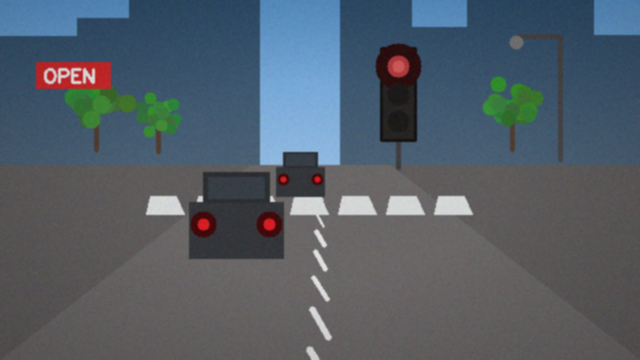
#> input picture pkg_tl1/img/tl_day_red.png, 640 x 360 px
$ python 01_channels.py
#> lines starting #> are read from the running program, lines starting #| are printed output that depends on the picture
### pkg_tl1/common.py
"""공통 도우미 — 신호등 인식 실습 패키지 (1~3차시 공용)

경로, 입출력, 처리 함수를 모아 둔 제공 코드입니다.
학생이 수정할 필요는 없습니다.

headless 환경(서버·CI)에서 창 없이 확인만 하려면
환경변수 CV_HEADLESS=1 을 설정하고 실행합니다.
"""
import os
from pathlib import Path
import cv2
import numpy as np

ROOT = Path(__file__).resolve().parent
IMG = ROOT / "img"
OUT = ROOT / "output"
EXPECTED = ROOT / "expected"
OUT.mkdir(exist_ok=True)

HEADLESS = os.environ.get("CV_HEADLESS") == "1"

if HEADLESS:
    # 창을 띄울 수 없는 환경(서버·자동 채점)에서 GUI 호출을 무시합니다.
    # 학생용 코드는 순수 OpenCV 호출 그대로 두고, 여기서만 막습니다.
    cv2.namedWindow = lambda *a, **k: None
    cv2.createTrackbar = lambda *a, **k: None
    cv2.getTrackbarPos = lambda *a, **k: 0
    cv2.setMouseCallback = lambda *a, **k: None
    cv2.destroyAllWindows = lambda *a, **k: None
    cv2.imshow = lambda *a, **k: None


# ── 입출력 ────────────────────────────────────────────────
def load(name, gray=False):
    """img 폴더의 사진을 읽습니다. 실패하면 바로 알려 줍니다."""
#> called with name = 'tl_day_red.png', gray = False
    path = IMG / name
    img = cv2.imread(str(path), cv2.IMREAD_COLOR)
#> img is the input picture: shape (360, 640, 3); mean B, G, R 103.2, 93.5, 83.4
    if img is None:
        raise SystemExit(f"[오류] 사진을 열지 못했습니다: {path}")
    # 흑백은 항상 cvtColor 로 만듭니다. imread 의 흑백 모드와 값이 미세하게 다릅니다.
    return cv2.cvtColor(img, cv2.COLOR_BGR2GRAY) if gray else img


# [39 lines left out: functions open_video, frame_of, make_writer, not called in this run]


def save(name, img):
    """output 폴더에 저장하고 경로를 출력합니다."""
    path = OUT / name
    cv2.imwrite(str(path), img)
    print(f"[저장] {path}")
    return path


def show(title, img):
    """headless 환경에서는 창을 띄우지 않습니다."""
    if not HEADLESS:
        cv2.imshow(title, img)


_TICK = [0]


def wait(delay=0):
    """headless 환경에서는 키 입력이 없는 것으로 보고 즉시 반환합니다.
    무한 루프도 끝나도록 140번째 호출부터는 q 를 누른 것으로 처리합니다."""
    if HEADLESS:
        _TICK[0] += 1
        return ord("q") if _TICK[0] > 140 else 255
    return cv2.waitKey(delay) & 0xFF


def close():
    if not HEADLESS:
        cv2.destroyAllWindows()


def nothing(value):
    pass


# [4 lines left out: function stats, not called in this run]


def grid(cells, cols=2, size=(320, 180)):
    """결과들을 격자로 이어 붙여 한 장으로 만듭니다."""
    cw, ch = size
    cells = [c if c.ndim == 3 else cv2.cvtColor(c, cv2.COLOR_GRAY2BGR) for c in cells]
    rows = []
    for i in range(0, len(cells), cols):
        rows.append(np.hstack([cv2.resize(c, (cw, ch)) for c in cells[i:i + cols]]))
    return np.vstack(rows)


def tag(img, text, color=(255, 255, 255)):
    """결과 위에 영문 라벨을 얹습니다 (한글은 기본 글꼴로 표시되지 않습니다)."""
    out = img.copy()
    cv2.putText(out, text, (10, 26), cv2.FONT_HERSHEY_SIMPLEX, 0.62, (0, 0, 0), 4, cv2.LINE_AA)
    cv2.putText(out, text, (10, 26), cv2.FONT_HERSHEY_SIMPLEX, 0.62, color, 1, cv2.LINE_AA)
    return out


# ── 처리 함수 (이미지와 프레임에 똑같이 사용) ────────────────
# ── 신호등 색 범위 ────────────────────────────────────────
# 수업에서 실제로 재서 정한 값입니다. 영상이 바뀌면 다시 재야 합니다.
RANGES = {
    "red":    [((0, 120, 120), (10, 255, 255)),        # H 가 0 에서 끊기므로
               ((170, 120, 120), (179, 255, 255))],    # 범위가 둘입니다
    "yellow": [((18, 120, 150), (35, 255, 255))],
    "green":  [((60, 90, 120), (90, 255, 255))],
}
# 전구를 둘러싼 21 x 21 영역 (합성 장면에서 전구 위치는 고정되어 있습니다)
LAMP_BOXES = {
    "red":    (slice(56, 77), slice(388, 409)),
    "yellow": (slice(84, 105), slice(388, 409)),
    "green":  (slice(111, 132), slice(388, 409)),
}


def to_hsv(img):
    """BGR 영상을 HSV 로 바꿉니다."""
    return cv2.cvtColor(img, cv2.COLOR_BGR2HSV)


# [9 lines left out: function color_mask, not called in this run]


def count(mask):
    """마스크에서 흰 화소의 개수."""
    return int(cv2.countNonZero(mask))


def lamp_count(mask, color="red"):
    """해당 전구 영역(21 x 21) 안에서만 센 화소 수. 배경의 가짜를 뺀 값입니다."""
    return int(cv2.countNonZero(mask[LAMP_BOXES[color]]))


def pixel_hsv(img, x, y):
    """한 점의 HSV 를 (H, S, V) 로 돌려줍니다. 순서가 [y, x] 인 점에 주의."""
    return tuple(int(v) for v in to_hsv(img)[y, x])


def apply_mask(img, mask):
    """마스크가 흰 곳만 원본에서 남깁니다."""
    return cv2.bitwise_and(img, img, mask=mask)

### pkg_tl1/answers/01_channels.py
"""미션 1 해설 — H · S · V 를 나눠서 보기"""
import sys, cv2, numpy as np
sys.path.insert(0, str(__import__("pathlib").Path(__file__).resolve().parent.parent))
import common as C


img = C.load("tl_day_red.png")
hsv = cv2.cvtColor(img, cv2.COLOR_BGR2HSV)
#> hsv: shape (360, 640, 3); mean H, S, V 89.7, 61.3, 108.2
h, s, v = cv2.split(hsv)
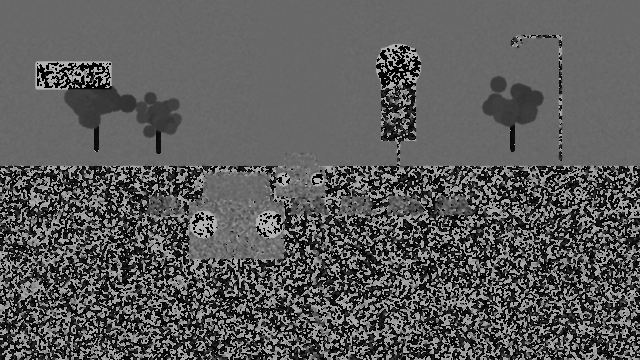
#> h: shape (360, 640); min 0, max 179, mean 89.7
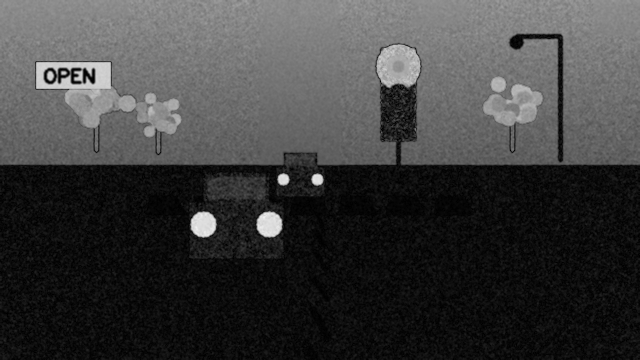
#> s: shape (360, 640); min 0, max 240, mean 61.3
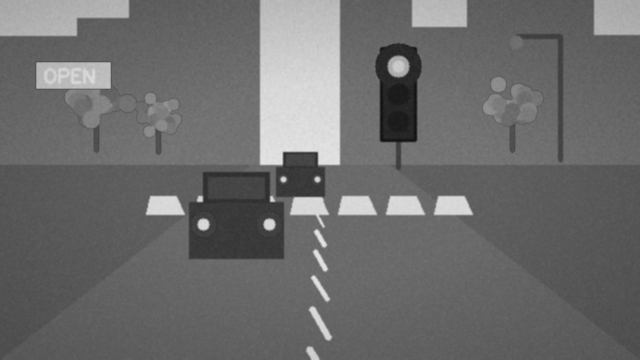
#> v: shape (360, 640); min 16, max 229, mean 108.2

print("원본 모양 ", img.shape)              # (360, 640, 3)
#| 원본 모양  (360, 640, 3)
print("HSV 모양  ", hsv.shape)              # (360, 640, 3)
#| HSV 모양   (360, 640, 3)
print("채널 모양 ", h.shape)                # (360, 640)
#| 채널 모양  (360, 640)

y, x = 66, 398                               # 빨강 전구 중심
print(f"전구 BGR  {tuple(int(c) for c in img[y, x])}")    # (90, 87, 203)
#| 전구 BGR  (90, 87, 203)
print(f"전구 HSV  {tuple(int(c) for c in hsv[y, x])}")    # (179, 146, 203)
#| 전구 HSV  (179, 146, 203)

result = C.grid([C.tag(img, "ORIGINAL"), C.tag(h, "H  hue 0-179"),
                 C.tag(s, "S  saturation"), C.tag(v, "V  value")],
                cols=2, size=(320, 180))
#> call 4 of tag, with text = 'V  value', color = (255, 255, 255)
#> in tag (call 4), `cv2.putText(out, text, (10, 26), cv2.FONT_HERSHEY_SIMPLEX, 0.62, color..`:
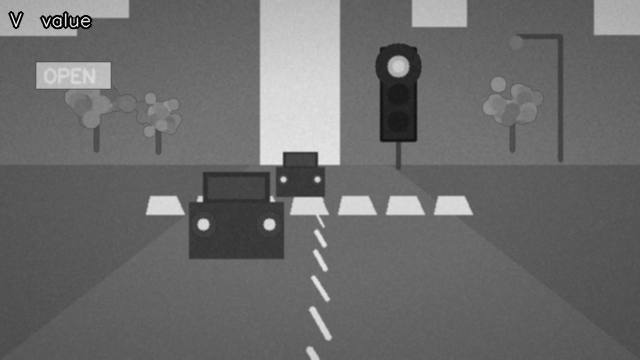
#> out: shape (360, 640); min 0, max 248, mean 107.8
#> in grid, `cw, ch = size`: cw = 320; ch = 180
#> in grid, `cells = [c if c.ndim == 3 else cv2.cvtColor(c, cv2.COLOR_GRAY2BGR) for..`: cells = 4 items
#> the loop in grid, `for i in range(0, len(cells), cols):` made 2 passes
#> after the loop in grid, `for i in range(0, len(cells), cols):`: rows = 2 items
#> in grid, `return np.vstack(rows)`:
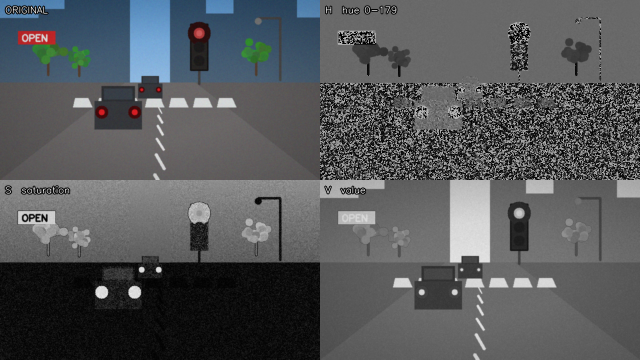
#> returned value: shape (360, 640, 3); mean of channels 0, 1, 2 90.3, 87.9, 85.5; drawn as B, G, R
C.show("CHANNELS", result)
C.wait(0)
#> (key q is pressed here)
C.close()
C.save("01_channels.png", result)
# H 를 회색으로 보면 의미를 알기 어렵습니다. 0 과 179 가 둘 다 빨강인데
# 한쪽은 까맣고 한쪽은 하얗게 보이기 때문입니다.
